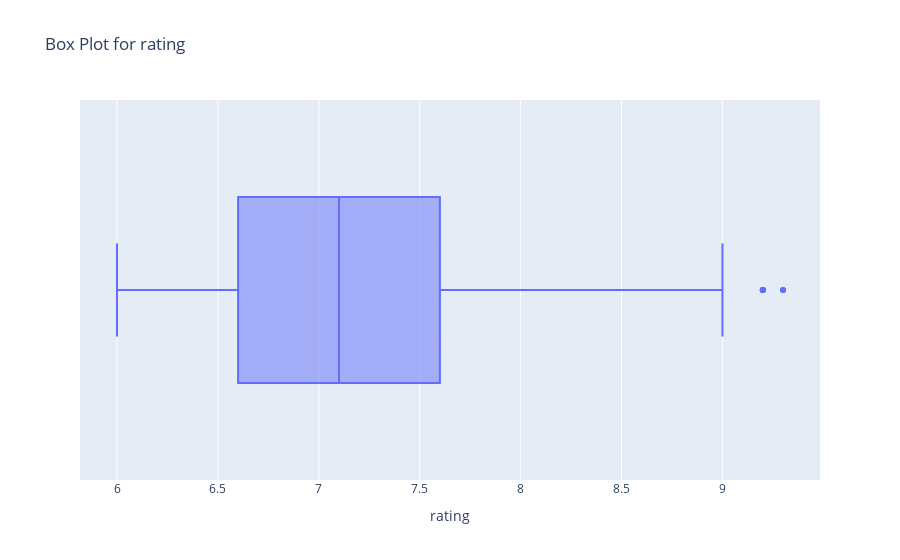
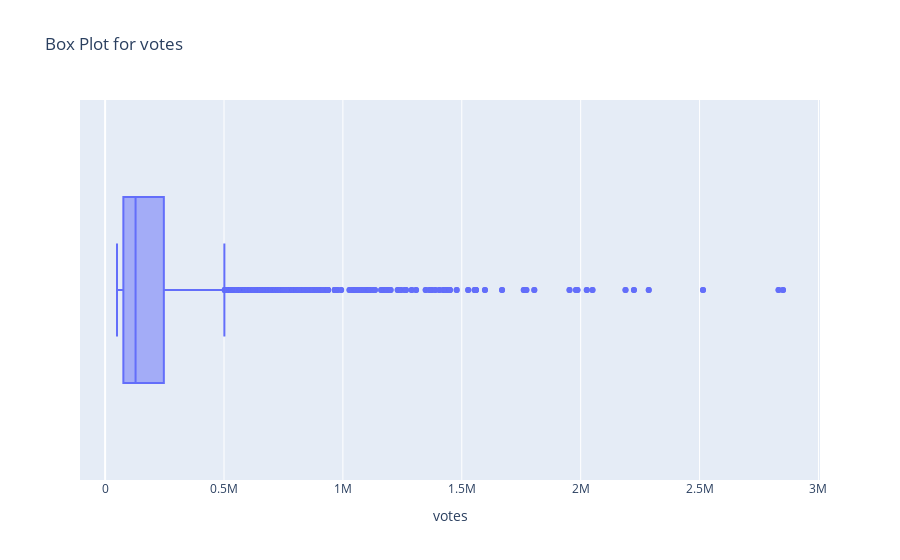
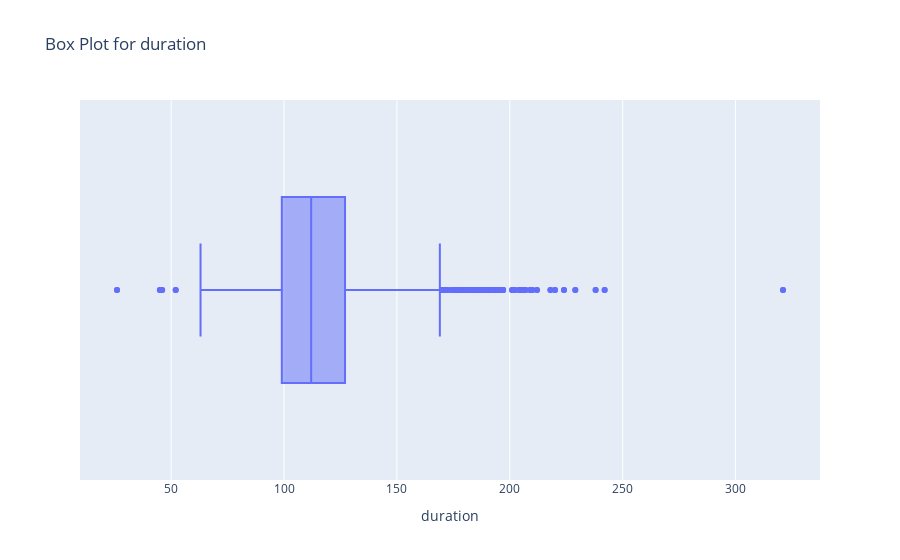
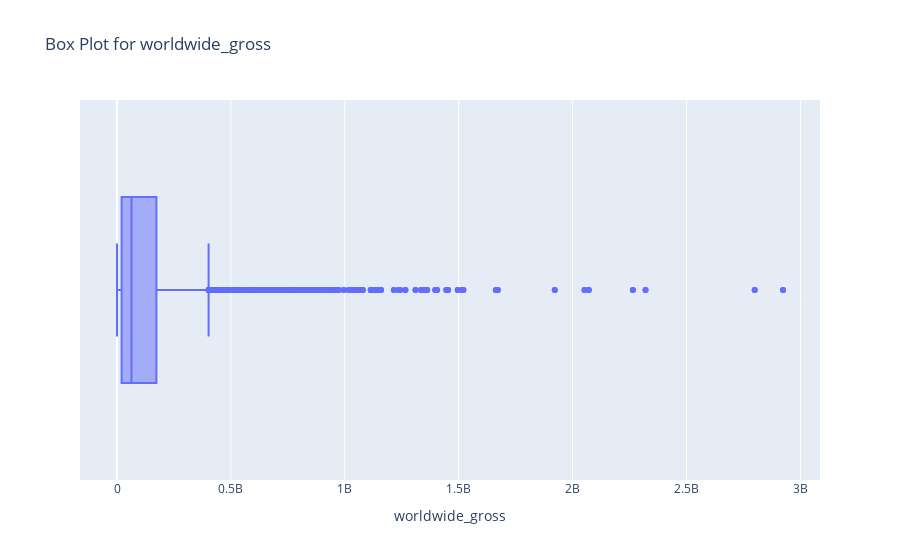

These figures' notebook cell, in order:
### Markdown cell above
what are the outlires? shoud i drop it ?

### Code cell
import plotly.express as px

numeric_columns = movie.select_dtypes(include='number')

for column in numeric_columns.columns:
    fig = px.box(movie, x=column, title=f'Box Plot for {column}')
    fig.show()

### Figure 1 — Plotly figure (JSON) as saved in the notebook; plotly's stock layout.template omitted (floating-point values rounded to 4 significant figures; data arrays with more than 128 entries replaced by an {"elided": "..."} marker saying what was removed)
{"data": [{"alignmentgroup": "True", "hovertemplate": "rating=%{x}<extra></extra>", "legendgroup": "", "marker": {"color": "#636efa"}, "name": "", "notched": false, "offsetgroup": "", "orientation": "h", "showlegend": false, "type": "box", "x": {"elided": "7025 float values"}, "x0": " ", "xaxis": "x", "y0": " ", "yaxis": "y"}], "layout": {"boxmode": "group", "legend": {"tracegroupgap": 0}, "title": {"text": "Box Plot for rating"}, "xaxis": {"anchor": "y", "domain": [0, 1], "title": {"text": "rating"}}, "yaxis": {"anchor": "x", "domain": [0, 1]}}}

### Figure 2 — Plotly figure (JSON) as saved in the notebook; plotly's stock layout.template omitted (floating-point values rounded to 4 significant figures; data arrays with more than 128 entries replaced by an {"elided": "..."} marker saying what was removed)
{"data": [{"alignmentgroup": "True", "hovertemplate": "votes=%{x}<extra></extra>", "legendgroup": "", "marker": {"color": "#636efa"}, "name": "", "notched": false, "offsetgroup": "", "orientation": "h", "showlegend": false, "type": "box", "x": {"elided": "7025 int values"}, "x0": " ", "xaxis": "x", "y0": " ", "yaxis": "y"}], "layout": {"boxmode": "group", "legend": {"tracegroupgap": 0}, "title": {"text": "Box Plot for votes"}, "xaxis": {"anchor": "y", "domain": [0, 1], "title": {"text": "votes"}}, "yaxis": {"anchor": "x", "domain": [0, 1]}}}

### Figure 3 — Plotly figure (JSON) as saved in the notebook; plotly's stock layout.template omitted (floating-point values rounded to 4 significant figures; data arrays with more than 128 entries replaced by an {"elided": "..."} marker saying what was removed)
{"data": [{"alignmentgroup": "True", "hovertemplate": "duration=%{x}<extra></extra>", "legendgroup": "", "marker": {"color": "#636efa"}, "name": "", "notched": false, "offsetgroup": "", "orientation": "h", "showlegend": false, "type": "box", "x": {"elided": "7025 int values"}, "x0": " ", "xaxis": "x", "y0": " ", "yaxis": "y"}], "layout": {"boxmode": "group", "legend": {"tracegroupgap": 0}, "title": {"text": "Box Plot for duration"}, "xaxis": {"anchor": "y", "domain": [0, 1], "title": {"text": "duration"}}, "yaxis": {"anchor": "x", "domain": [0, 1]}}}

### Figure 4 — Plotly figure (JSON) as saved in the notebook; plotly's stock layout.template omitted (floating-point values rounded to 4 significant figures; data arrays with more than 128 entries replaced by an {"elided": "..."} marker saying what was removed)
{"data": [{"alignmentgroup": "True", "hovertemplate": "worldwide_gross=%{x}<extra></extra>", "legendgroup": "", "marker": {"color": "#636efa"}, "name": "", "notched": false, "offsetgroup": "", "orientation": "h", "showlegend": false, "type": "box", "x": {"elided": "7025 int values"}, "x0": " ", "xaxis": "x", "y0": " ", "yaxis": "y"}], "layout": {"boxmode": "group", "legend": {"tracegroupgap": 0}, "title": {"text": "Box Plot for worldwide_gross"}, "xaxis": {"anchor": "y", "domain": [0, 1], "title": {"text": "worldwide_gross"}}, "yaxis": {"anchor": "x", "domain": [0, 1]}}}
